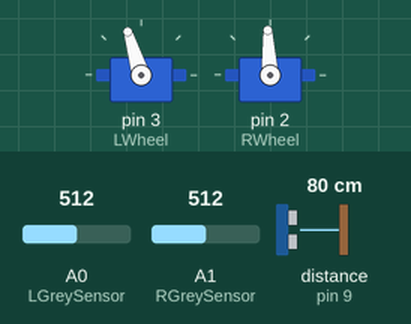
This sketch was run on a simulated Arduino Uno, built with avr-gcc and run on an emulated ATmega328P. Parts: 2 × servo. Wiring (inferred from the names in the program): ultrasonic range finder: trigger pin 8; echo pin 9. The inputs (shaded band) are chosen by the test bench; at power-on: distance to the obstacle (sensor on pin 9) 80 cm, A0 (LGreySensor) = 512, A1 (RGreySensor) = 512. The echo pulse lasts 58.3 µs per cm; what the sketch prints to the serial monitor is not drawn.

Above: at 1.2 s.
1.3 s: distance to the obstacle (sensor on pin 9) set to 2 cm
At 5.7 s:
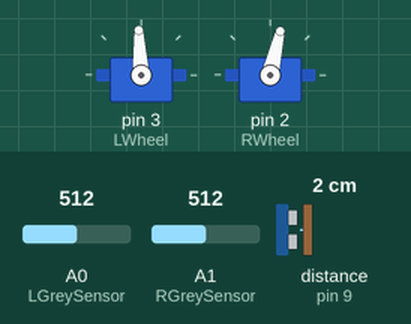
Timing chart, 0 to 13.3 s (numbered marks = the images above; inputs shaded):
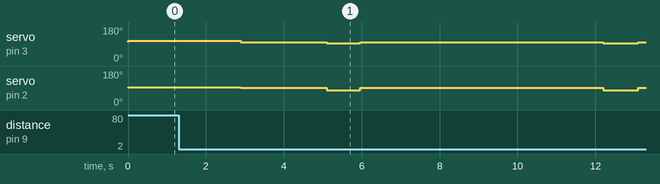

Measured:
- after the input at 1.3 s, servo on pin 3 (LWheel): goes 99° 2.2 s, 93° 0.86 s, 99° 6.3 s, 93° 0.89 s, then 99°, starting after 1.6 s; servo on pin 2 (RWheel): goes 91° 2.2 s, 77° 0.86 s, 91° 6.3 s, 77° 0.89 s, then 91°, starting after 1.6 s

The sketch:

10.4.ino
```cpp
#include <Servo.h>
Servo LWheel,RWheel;
int LGreySensor=A0,RGreySensor=A1,Trig=8,Echo=9;
void setup() {
  Serial.begin(9600);

  LWheel.attach(3);
  RWheel.attach(2);

  pinMode(LGreySensor,INPUT);
  pinMode(RGreySensor,INPUT);

  pinMode(Trig,OUTPUT);
  pinMode(Echo,INPUT);
}

float measureDistance()
{
  digitalWrite(Trig,LOW);
  delayMicroseconds(2);
  digitalWrite(Trig,HIGH);
  delayMicroseconds(10);
  digitalWrite(Trig,LOW);
  float distance = pulseIn(Echo,HIGH)*0.034/2;
  Serial.print("Current distance:");
  Serial.print(distance);
  return distance;
}

void spin()
{
  LWheel.writeMicroseconds(1560);
  RWheel.writeMicroseconds(1575);

}

void setAdvance()
{
  LWheel.writeMicroseconds(1560);
  RWheel.writeMicroseconds(1480);
  //根据实际要求调节速度
}

void setTurnLeft()
{
  LWheel.writeMicroseconds(1500);
  RWheel.writeMicroseconds(1335);
}

void setTurnRight()
{
  LWheel.writeMicroseconds(1645);
  RWheel.writeMicroseconds(1500);
}

void setStill()
{
  LWheel.writeMicroseconds(1510);
  RWheel.writeMicroseconds(1525);
}

void loop()
{
  setAdvance();
  while(1)
  {
    if(measureDistance()<20)
    {
      Serial.println("Avoiding a crush...");
      setTurnRight();
      delay(1550);
      setAdvance();
      delay(2200);
      setTurnLeft();
      delay(860);
      setAdvance();
      delay(6250);
      setTurnLeft();
      delay(890);
      setAdvance();
      delay(2200);
      setTurnRight();
      delay(900);
      setAdvance();
    }
    if(analogRead(LGreySensor)>400 && analogRead(RGreySensor)<700)//实测数据
    {
      setTurnRight();
      delay(50);
    }
    else if(analogRead(RGreySensor)>400 && analogRead(LGreySensor)<700)//实测数据
    {
      setTurnLeft();
      delay(50);
    }
    else
    {
      setAdvance();
      delay(50);
    }
  }
}
```
